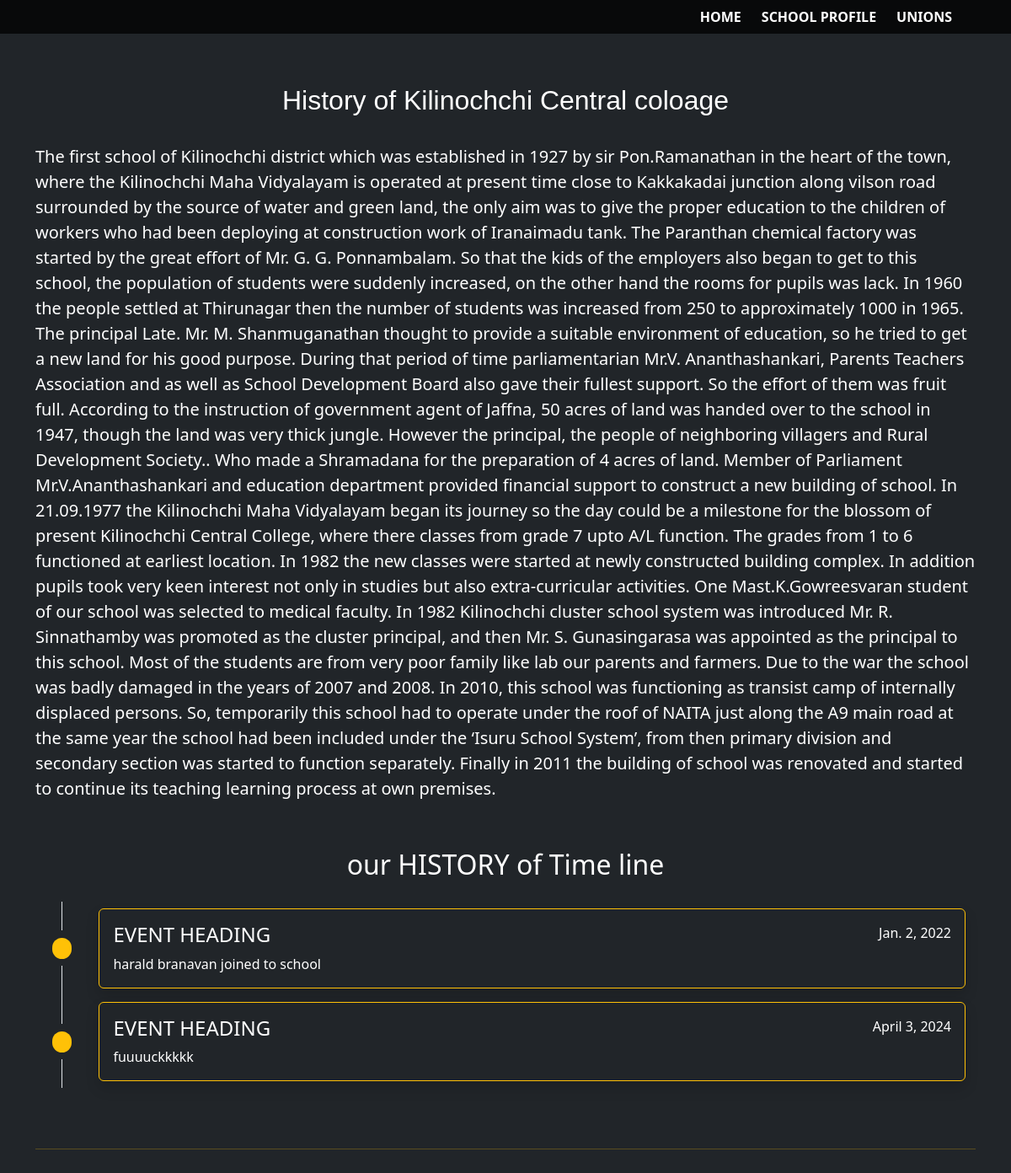
The page /history/ on the database its author committed.
### kcchome/models.py (models this page shows, shortened)
class  nevbar(models.Model):
    nevbrtext= models.CharField(max_length=20,primary_key=True)
    status = models.BooleanField(default=True,help_text='1-for show 0 for not show')
    order = models.IntegerField(default=None)

class history(models.Model):
    status = models.BooleanField(default=True,help_text='1-for show 0 for not show')
    histdate =models.DateField(default=None,verbose_name="enter the Event date")
    histdetail = models.CharField(default=None,max_length=160,verbose_name="Enter the detailo  of event")

### kcchome/views.py (the view)
# urls.py: path('history/', views.histoory,name='history'),
def histoory(request):
    histd = history.objects.filter(status=True).order_by('histdate')    # print(histd)
    return render(request,'knctem/histroy.html',{'nev':nev,'fk':'fk','hist':histd})

### kcchome/templates/knctem/histroy.html (shortened to what this page needs)
{% include 'header/header.html'%}
{% block content %}
{% load static %}
{% include 'inc1/nevv.html' %}
<div class=" container justify-content-center hist d-block my-5 mx-auto" style="top: 1px;" >
    <center><h2 class=" hist h2 text-white" style="margin-top: 100px;">History of Kilinochchi Central coloage</h2></center>
    <hr class="hr bg-light">
    <blockquote class="blockquote">
    <p class="text-white  ">
        The first school of Kilinochchi district which was established in 1927 by sir Pon.Ramanathan in the
        heart of the town, where the Kilinochchi Maha Vidyalayam is operated at present time close to
        Kakkakadai junction along vilson road surrounded by the source of water and green land, the only
        aim was to give the proper education to the children of workers who had been deploying at
        construction work of Iranaimadu tank.
        The Paranthan chemical factory was started by the great effort of Mr. G. G. Ponnambalam.
        So that the kids of the employers also began to get to this school, the population of students were suddenly
        increased, on the other hand the rooms for pupils was lack.
        In 1960 the people settled at Thirunagar then the number of students was increased from 250 to
        approximately 1000 in 1965.
        The principal Late. Mr. M. Shanmuganathan thought to provide a suitable environment of
        education, so he tried to get a new land for his good purpose. During that period of time
        parliamentarian Mr.V. Ananthashankari, Parents Teachers Association and as well as School
        Development Board also gave their fullest support. So the effort of them was fruit full. According to
        the instruction of government agent of Jaffna, 50 acres of land was handed over to the school in
        1947, though the land was very thick jungle. However the principal, the people of neighboring
        villagers and Rural Development Society..
        Who made a Shramadana for the preparation of 4 acres of land.
        Member of Parliament Mr.V.Ananthashankari and education department provided financial support to construct a new
        building of school.
        In 21.09.1977 the Kilinochchi Maha Vidyalayam began its journey so the day could be a milestone
        for the blossom of present Kilinochchi Central College, where there classes from grade 7 upto A/L
        function. The grades from 1 to 6 functioned at earliest location. In 1982 the new classes were
        started at newly constructed building complex.
        In addition pupils took very keen interest not only in studies but also extra-curricular activities.
        One Mast.K.Gowreesvaran student of our school was selected to medical faculty.
        In 1982 Kilinochchi cluster school system was introduced Mr. R. Sinnathamby was promoted as the
        cluster principal, and then Mr. S. Gunasingarasa was appointed as the principal to this school.
        Most of the students are from very poor family like lab our parents and farmers.
        Due to the war the school was badly damaged in the years of 2007 and 2008.
        In 2010, this school was functioning as transist camp of internally displaced persons.
        So, temporarily this school had to operate under the roof of NAITA just along the A9 main road at
        the same year the school had been included under the ‘Isuru School System’, from then primary
        division and secondary section was started to function separately.
        Finally in 2011 the building of school was renovated and started to continue its teaching learning
        process at own premises.</p>
        </blockquote>
    <section>
        <div class="container py-4">
            <h2 class="font-weight-light text-center text-white  py-3">our HISTORY of Time line</h2>
            {% for h in hist %}
            <div class="row">
                <div class="col-auto text-center flex-column d-none d-sm-flex">
                    <div class="row h-50">
                        <div class="col  border-end">&nbsp;</div>
                        <div class="col">&nbsp;</div>
                    </div>
                    <h5 class="m-2">
                        <span class="badge rounded-pill bg-warning">&nbsp;</span>
                    </h5>
                    <div class="row h-50">
                        <div class="col border-end">&nbsp;</div>
                        <div class="col">&nbsp;</div>
                    </div>
                </div>
                <div class="col py-2">
                    <div class="card border-warning bg-dark shadow">
                        <div class="card-body">
                            <div class="float-end text-white">{{h.histdate}}</div>
                            <h4 class="card-title text-white">EVENT HEADING</h4>
                            <p class="card-text text-white">{{h.histdetail}}</p>
                        </div>
                    </div>
                </div>
            </div>
            {% endfor %}
        </div>
        <hr class="my-5 hr border-warning">
        </div>
{% endblock content %}

### kcchome/templates/inc1/nevv.html (shortened to what this page needs)
{% load static %}
<nav class="navbar navbar-expand-lg  nnev p-0 ">
    <div class="container">
      <div class="collapse navbar-collapse justify-content-end" id="navbarNavDropdown">
        <ul class="navbar-nav mx-3">
          <li class="nav-item dropdown nevbtton rounded mx-1">
            <a class="nav-link text-white" href="{% url 'home' %}" role="button"  aria-expanded="false">
              HOME
            </a>
          </li>
          <li class="nav-item dropdown nevbtton rounded mx-1">
            <a class="nav-link text-white" href="{% url 'home' %}" role="button"  aria-expanded="false">
              SCHOOL PROFILE
            </a>
          </li>
          {% for x in nev %}
            <li class="nav-item dropdown rounded nevbtton mx-1">
                <a class="nav-link text-white" href="{% url 'home' %}" role="button" data-bs-toggle="dropdown" aria-expanded="True">
                  {{x.nevbrtext}}
                </a>
              </li>
              {% endfor %}
        </ul>
      </div>
    </div>
  </nav>

### static/css/style.css (style rules this page uses)
body { overflow-x: hidden; }
center h2 { font-family: 'Bernoully', sans-serif; }
.nnev { top: 0; height: max-content; position: absolute; background-color: rgba(0, 0, 0, 0.75); z-index: 6; font-weight:bold; width: 100%; }
.hist { z-index: 6; margin-top:20px; }
.nevbtton { z-index:99; }
html { scroll-behavior: smooth; }

### kcchome/templates/header/header.html (style rules this page uses)
body { overflow-x: hidden; }
center h2 { font-family: 'Bernoully', sans-serif; }
.nnev { top: 0; height: max-content; position: absolute; background-color: rgba(0, 0, 0, 0.75); z-index: 6; font-weight:bold; width: 100%; }
.hist { z-index: 6; margin-top:20px; }
.nevbtton { z-index:99; }
html { scroll-behavior: smooth; }

### rows shown on the page
nevbar: nevbrtext "UNIONS"
history: histdate "Jan. 2, 2022", histdetail "harald branavan joined to school"
history: histdate "April 3, 2024", histdetail "fuuuuckkkkk"
